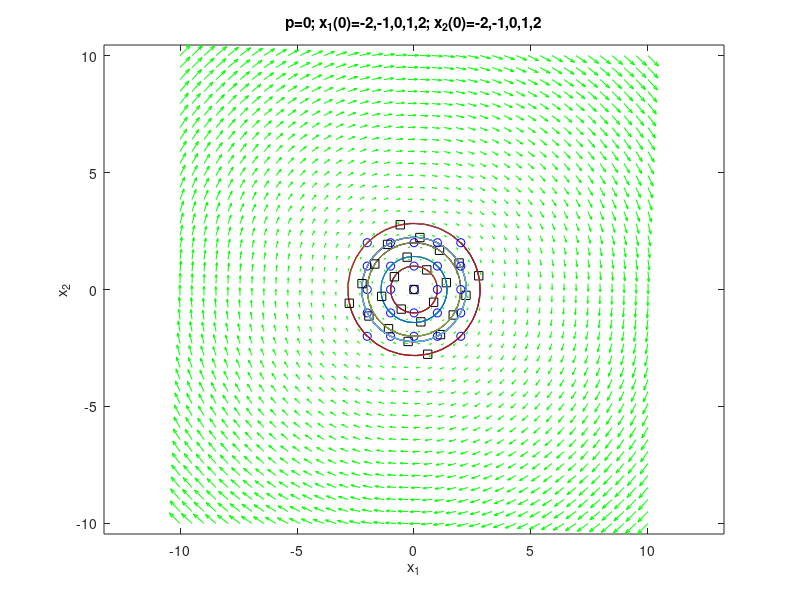

The MATLAB script that drew this image:
close all; clear; format compact; clc; 

p = 0;
f = @(t,x) [x(2);-x(1)+p*(1-x(2)^2)*x(2)];
x1 = linspace(-10,10,40);
x2 = linspace(-10,10,40);
[x,y] = meshgrid(x1,x2);
u = zeros (size(x));
v = zeros (size(x));
t=0;
for i = 1:numel(x)
    xpr = f(t,[x(i);y(i)]);
    u(i)=xpr(1);
    v(i)=xpr(2);
end
quiver(x,y,u,v,'g'); figure (gcf)
xlabel ('x_1');
ylabel ('x_2');
axis tight equal

hold on
for x10 = [-2,-1,0,1,2]
for x20 = [-2,-1,0,1,2]
    [ts,xs] = ode45(f,[0,10],[x10,x20]);
    plot(xs(:,1),xs(:,2))
    plot(xs(1,1),xs(1,2),'bo') 
    plot(xs(end,1),xs(end,2),'ks')
end
end
title ('p=0; x_1(0)=-2,-1,0,1,2; x_2(0)=-2,-1,0,1,2');
hold off